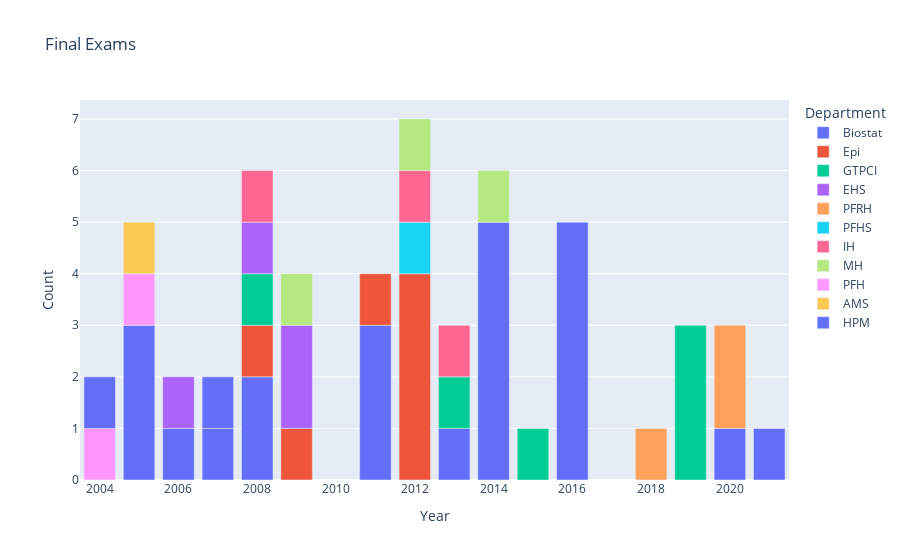

Notebook source saved alongside this figure:
### Code cell
fig = px.bar(exams[ exams['Exam'] == "final"], x = "Year", y = "Count", color = "Department", title = "Final Exams")

## Static
#Image(fig.to_image(format="png", width=600, height=300, scale=2))

## Interactive
fig.show()

### Figure 1 — Plotly figure (JSON) as saved in the notebook; plotly's stock layout.template omitted (floating-point values rounded to 4 significant figures)
{"data": [{"alignmentgroup": "True", "hovertemplate": "Department=Biostat<br>Year=%{x}<br>Count=%{y}<extra></extra>", "legendgroup": "Biostat", "marker": {"color": "#636efa", "pattern": {"shape": ""}}, "name": "Biostat", "offsetgroup": "Biostat", "orientation": "v", "showlegend": true, "textposition": "auto", "type": "bar", "x": [2016, 2014, 2005, 2011, 2008, 2013, 2021, 2020, 2006, 2007], "xaxis": "x", "y": [5, 5, 3, 3, 2, 1, 1, 1, 1, 1], "yaxis": "y"}, {"alignmentgroup": "True", "hovertemplate": "Department=Epi<br>Year=%{x}<br>Count=%{y}<extra></extra>", "legendgroup": "Epi", "marker": {"color": "#EF553B", "pattern": {"shape": ""}}, "name": "Epi", "offsetgroup": "Epi", "orientation": "v", "showlegend": true, "textposition": "auto", "type": "bar", "x": [2012, 2011, 2009, 2008], "xaxis": "x", "y": [4, 1, 1, 1], "yaxis": "y"}, {"alignmentgroup": "True", "hovertemplate": "Department=GTPCI<br>Year=%{x}<br>Count=%{y}<extra></extra>", "legendgroup": "GTPCI", "marker": {"color": "#00cc96", "pattern": {"shape": ""}}, "name": "GTPCI", "offsetgroup": "GTPCI", "orientation": "v", "showlegend": true, "textposition": "auto", "type": "bar", "x": [2019, 2013, 2015, 2008], "xaxis": "x", "y": [3, 1, 1, 1], "yaxis": "y"}, {"alignmentgroup": "True", "hovertemplate": "Department=EHS<br>Year=%{x}<br>Count=%{y}<extra></extra>", "legendgroup": "EHS", "marker": {"color": "#ab63fa", "pattern": {"shape": ""}}, "name": "EHS", "offsetgroup": "EHS", "orientation": "v", "showlegend": true, "textposition": "auto", "type": "bar", "x": [2009, 2006, 2008], "xaxis": "x", "y": [2, 1, 1], "yaxis": "y"}, {"alignmentgroup": "True", "hovertemplate": "Department=PFRH<br>Year=%{x}<br>Count=%{y}<extra></extra>", "legendgroup": "PFRH", "marker": {"color": "#FFA15A", "pattern": {"shape": ""}}, "name": "PFRH", "offsetgroup": "PFRH", "orientation": "v", "showlegend": true, "textposition": "auto", "type": "bar", "x": [2020, 2018], "xaxis": "x", "y": [2, 1], "yaxis": "y"}, {"alignmentgroup": "True", "hovertemplate": "Department=PFHS<br>Year=%{x}<br>Count=%{y}<extra></extra>", "legendgroup": "PFHS", "marker": {"color": "#19d3f3", "pattern": {"shape": ""}}, "name": "PFHS", "offsetgroup": "PFHS", "orientation": "v", "showlegend": true, "textposition": "auto", "type": "bar", "x": [2012], "xaxis": "x", "y": [1], "yaxis": "y"}, {"alignmentgroup": "True", "hovertemplate": "Department=IH<br>Year=%{x}<br>Count=%{y}<extra></extra>", "legendgroup": "IH", "marker": {"color": "#FF6692", "pattern": {"shape": ""}}, "name": "IH", "offsetgroup": "IH", "orientation": "v", "showlegend": true, "textposition": "auto", "type": "bar", "x": [2012, 2013, 2008], "xaxis": "x", "y": [1, 1, 1], "yaxis": "y"}, {"alignmentgroup": "True", "hovertemplate": "Department=MH<br>Year=%{x}<br>Count=%{y}<extra></extra>", "legendgroup": "MH", "marker": {"color": "#B6E880", "pattern": {"shape": ""}}, "name": "MH", "offsetgroup": "MH", "orientation": "v", "showlegend": true, "textposition": "auto", "type": "bar", "x": [2012, 2014, 2009], "xaxis": "x", "y": [1, 1, 1], "yaxis": "y"}, {"alignmentgroup": "True", "hovertemplate": "Department=PFH<br>Year=%{x}<br>Count=%{y}<extra></extra>", "legendgroup": "PFH", "marker": {"color": "#FF97FF", "pattern": {"shape": ""}}, "name": "PFH", "offsetgroup": "PFH", "orientation": "v", "showlegend": true, "textposition": "auto", "type": "bar", "x": [2005, 2004], "xaxis": "x", "y": [1, 1], "yaxis": "y"}, {"alignmentgroup": "True", "hovertemplate": "Department=AMS<br>Year=%{x}<br>Count=%{y}<extra></extra>", "legendgroup": "AMS", "marker": {"color": "#FECB52", "pattern": {"shape": ""}}, "name": "AMS", "offsetgroup": "AMS", "orientation": "v", "showlegend": true, "textposition": "auto", "type": "bar", "x": [2005], "xaxis": "x", "y": [1], "yaxis": "y"}, {"alignmentgroup": "True", "hovertemplate": "Department=HPM<br>Year=%{x}<br>Count=%{y}<extra></extra>", "legendgroup": "HPM", "marker": {"color": "#636efa", "pattern": {"shape": ""}}, "name": "HPM", "offsetgroup": "HPM", "orientation": "v", "showlegend": true, "textposition": "auto", "type": "bar", "x": [2004, 2007], "xaxis": "x", "y": [1, 1], "yaxis": "y"}], "layout": {"autosize": true, "barmode": "relative", "legend": {"title": {"text": "Department"}, "tracegroupgap": 0}, "title": {"text": "Final Exams"}, "xaxis": {"anchor": "y", "autorange": true, "domain": [0, 1], "range": [2004.0, 2022.0], "title": {"text": "Year"}, "type": "linear"}, "yaxis": {"anchor": "x", "autorange": true, "domain": [0, 1], "range": [0, 7.368], "title": {"text": "Count"}, "type": "linear"}}}
